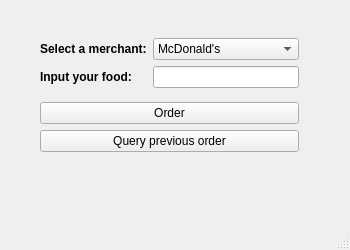
<?xml version="1.0" encoding="UTF-8"?>
<ui version="4.0">
 <class>MainWindow</class>
 <widget class="QMainWindow" name="MainWindow">
  <property name="geometry">
   <rect>
    <x>0</x>
    <y>0</y>
    <width>350</width>
    <height>250</height>
   </rect>
  </property>
  <property name="windowTitle">
   <string>MainWindow</string>
  </property>
  <widget class="QWidget" name="centralwidget">
   <widget class="QWidget" name="layoutWidget">
    <property name="geometry">
     <rect>
      <x>40</x>
      <y>30</y>
      <width>259</width>
      <height>132</height>
     </rect>
    </property>
    <layout class="QVBoxLayout" name="verticalLayout_2">
     <item>
      <layout class="QGridLayout" name="gridLayout">
       <item row="0" column="0">
        <widget class="QLabel" name="merchant_prompt">
         <property name="font">
          <font>
           <weight>75</weight>
           <bold>true</bold>
          </font>
         </property>
         <property name="text">
          <string>Select a merchant:</string>
         </property>
        </widget>
       </item>
       <item row="1" column="0">
        <widget class="QLabel" name="food_prompt">
         <property name="font">
          <font>
           <weight>75</weight>
           <bold>true</bold>
          </font>
         </property>
         <property name="text">
          <string>Input your food:</string>
         </property>
        </widget>
       </item>
       <item row="1" column="1">
        <widget class="QLineEdit" name="food"/>
       </item>
       <item row="0" column="1">
        <widget class="QComboBox" name="merchant">
         <item>
          <property name="text">
           <string>McDonald's</string>
          </property>
         </item>
         <item>
          <property name="text">
           <string>Burger King</string>
          </property>
         </item>
         <item>
          <property name="text">
           <string>KFC</string>
          </property>
         </item>
        </widget>
       </item>
      </layout>
     </item>
     <item>
      <layout class="QVBoxLayout" name="verticalLayout">
       <item>
        <widget class="QPushButton" name="order">
         <property name="text">
          <string>Order</string>
         </property>
        </widget>
       </item>
       <item>
        <widget class="QPushButton" name="query">
         <property name="text">
          <string>Query previous order</string>
         </property>
        </widget>
       </item>
      </layout>
     </item>
    </layout>
   </widget>
  </widget>
  <widget class="QMenuBar" name="menubar">
   <property name="geometry">
    <rect>
     <x>0</x>
     <y>0</y>
     <width>350</width>
     <height>24</height>
    </rect>
   </property>
  </widget>
  <widget class="QStatusBar" name="statusbar"/>
 </widget>
 <resources/>
 <connections/>
</ui>
